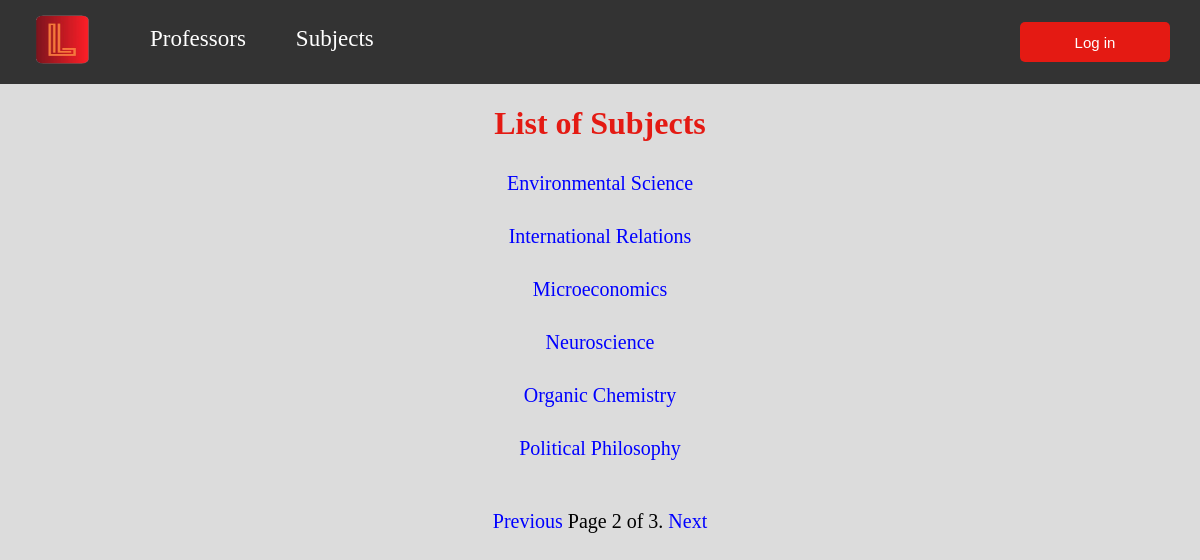
/subjects/?page=2, run on the app's committed database.
### mainapp/models/subject.py (models this page shows, shortened)
class Subject(models.Model):
    lecturers = models.ManyToManyField(
        to="mainapp.Lecturer",
        related_name="subjects",
        verbose_name=_("Lecturers"),
        blank=True, null=True)
    title = models.CharField(max_length=100, verbose_name=_("Title"))
    short_description = models.TextField(verbose_name=_("Short Description"))
    syllabus = models.FileField(upload_to='syllabus', verbose_name=_("Syllabus"))
    class Meta:
        verbose_name = _("Subject")
        verbose_name_plural = _("Subjects")

### mainapp/views/subject.py (the view)
# urls.py: path('subjects/', get_subjects, name='subjects'),
def get_subjects(request):
    subjects = Subject.objects.all().order_by('title')
    paginator = Paginator(subjects, 6)
    page = request.GET.get('page')
    page_obj = paginator.get_page(page)
    return render(request, 'mainapp/subject_list.html', {'subjects': page_obj})

### mainapp/templates/mainapp/subject_list.html (shortened to what this page needs)
<!DOCTYPE html>
<html lang="en">
<head>
    {% load static %}
    <link rel="stylesheet" type="text/css" href="{% static 'mainapp/css/list_pages.css' %}">
</head>
<body>
{% include 'includes/header.html' %}
    <h1>List of Subjects</h1>
    <ul>
        {% for subject in subjects %}
            <li><a href="/subject/{{ subject.id }}">{{ subject.title }}</a></li>
        {% endfor %}
    </ul>
    <div class="paginator-container">
        {% if subjects.has_previous %}
            <a class="paginator" href="?page={{ subjects.previous_page_number }}">Previous</a>
        {% endif %}
        <span class="paginator-text">Page {{ subjects.number }} of {{ subjects.paginator.num_pages }}.</span>
        {% if subjects.has_next %}
            <a class="paginator" href="?page={{ subjects.next_page_number }}">Next</a>
        {% endif %}
    </div>
</body>
</html>

### static/mainapp/css/list_pages.css (style rules this page uses)
body { background-color: rgb(220, 220, 220); margin: 0; padding: 0; text-align: center; }
ul { list-style-type: none; padding: 0; }
h1 { color: #e41a13; }
li { font-size: 20px; margin-top: 30px; }
a { all:unset; cursor: pointer; color: blue; }
.paginator-container { font-size: 20px; margin-top: 50px; }
.paginator { color: blue; }

### static/mainapp/css/header.css (style rules this page uses)
body { margin: 0; padding: 0; }

### data on the page
Subject: title "Environmental Science"
Subject: title "International Relations"
Subject: title "Microeconomics"
Subject: title "Neuroscience"
Subject: title "Organic Chemistry"
Subject: title "Political Philosophy"

### other printed values
{{ subjects.number }} "2"
{{ subjects.paginator.num_pages }} "3"
